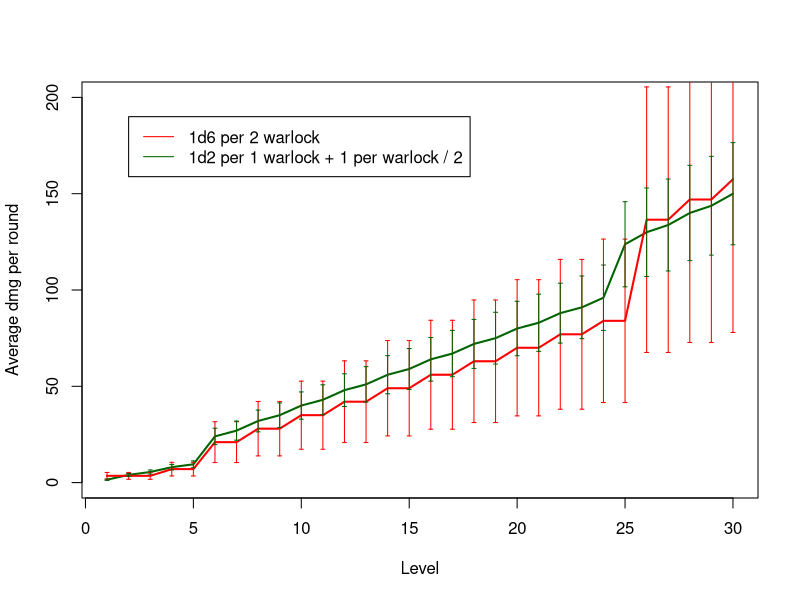
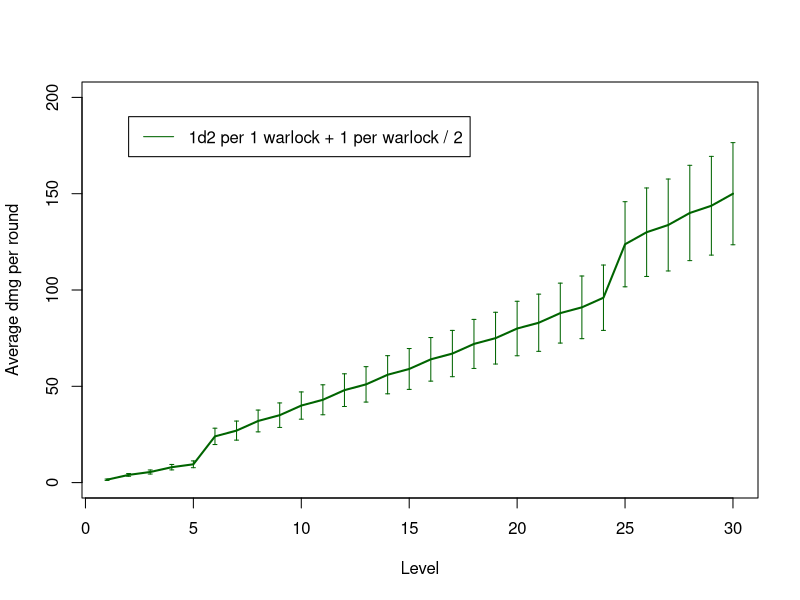
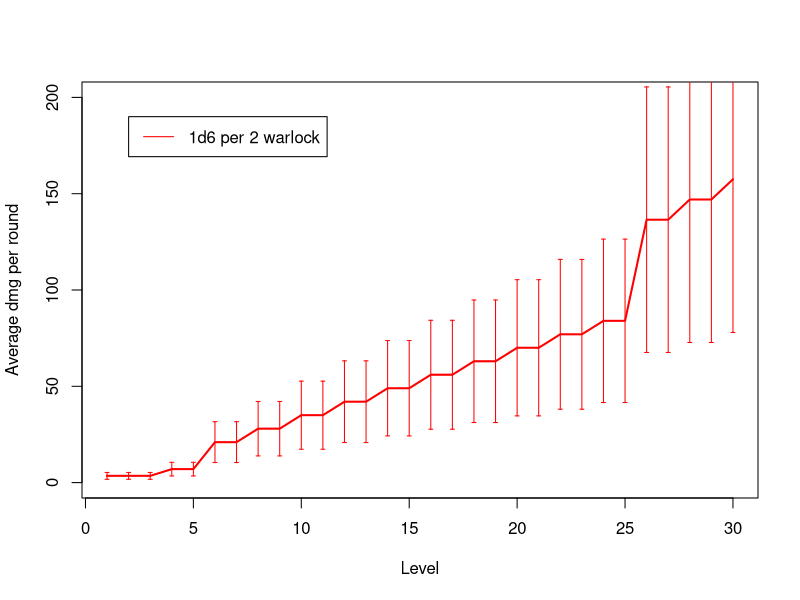
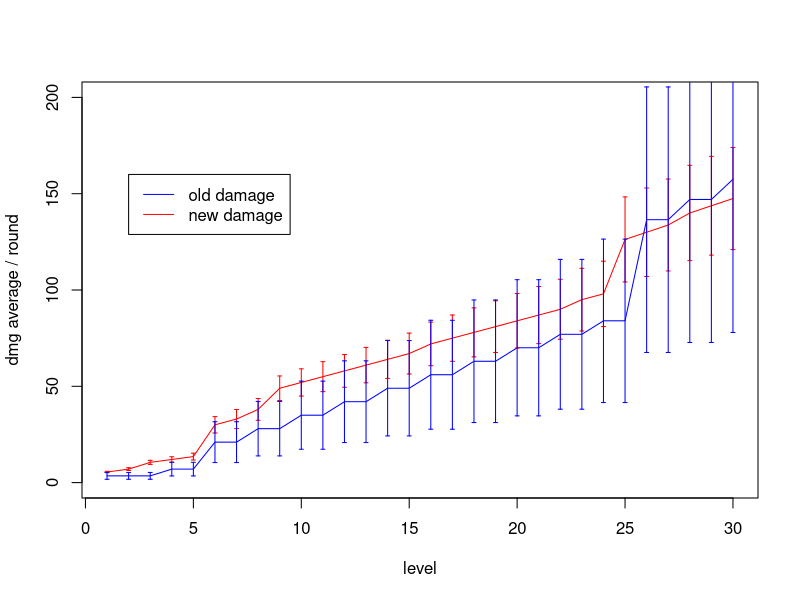
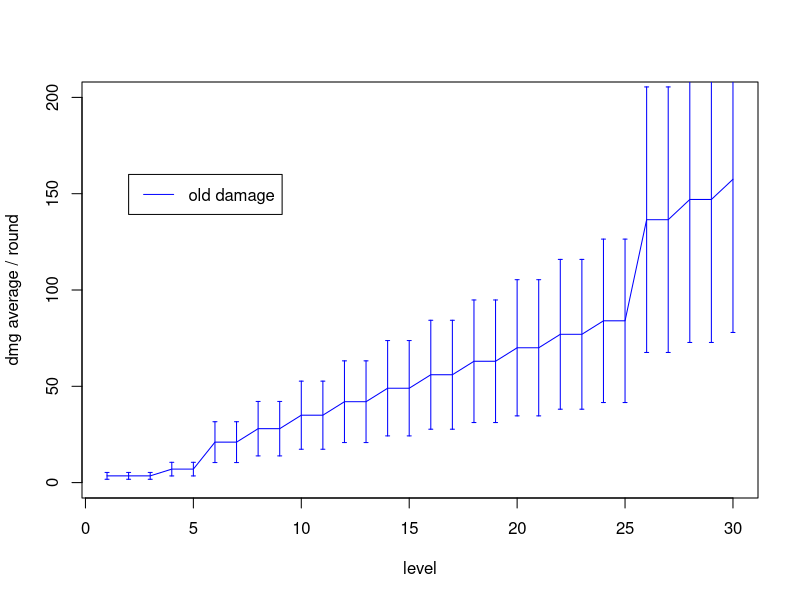
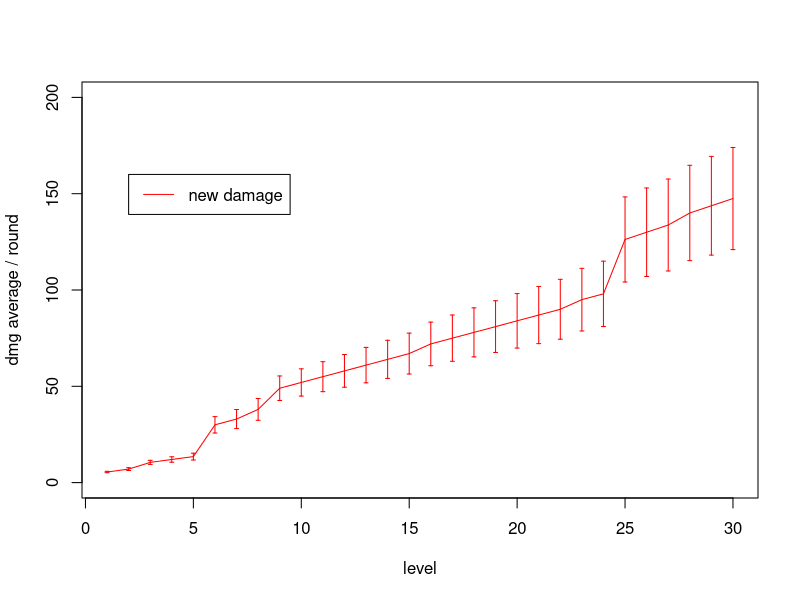
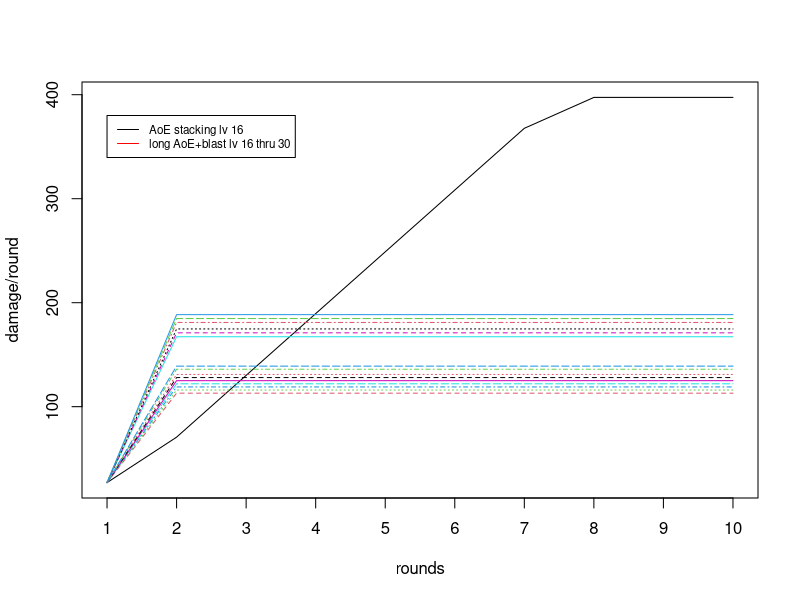
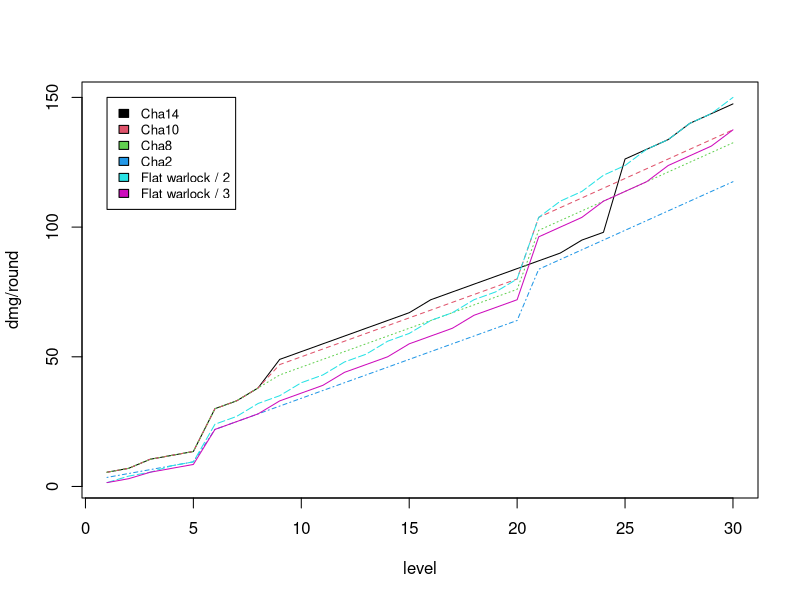

Reproduce these figures in R, in order.
level=c(1:30)

## Old damage
damage_old_min=1*trunc(level/2)
damage_old_min[1] <- 1
damage_old_min[26:30] <- damage_old_min[26:30]*1.5
damage_old_min[6:30] <-  damage_old_min[6:30]*2
damage_old_max=6*trunc(level/2)
damage_old_max[1] <- 6
damage_old_max[26:30] <- damage_old_max[26:30]*1.5
damage_old_max[6:30] <- damage_old_max[6:30]*2
damage_old_both=cbind(damage_old_min,damage_old_max)
damage_old_sd=apply(damage_old_both, 1, sd)
damage_old_average=(damage_old_min+damage_old_max)/2

## New with CHA
cha_mod=c(4,	4,	6,	6,	6,	6,	6,	7,	11,	11,	11,	11,	11,	11,	11,	12,	12,	12,	12,	12,	12,	12,	13,	13,	13,	13,	13,	14,	14,	14)
damage_new_min=1*level+cha_mod
damage_new_min[25:30] <- damage_new_min[25:30]*1.25
damage_new_min[6:30] <-  damage_new_min[6:30]*2
damage_new_max=2*level+cha_mod
damage_new_max[25:30] <- damage_new_max[25:30]*1.25
damage_new_max[6:30] <-  damage_new_max[6:30]*2
damage_new_both=cbind(damage_new_min,damage_new_max)
damage_new_sd=apply(damage_new_both, 1, sd)
damage_new_average=(damage_new_min+damage_new_max)/2

## New with flat 1/2
flat15=trunc(level/2)

damage_flat15_min=1*level+flat15
damage_flat15_min[25:30] <- damage_flat15_min[25:30]*1.25
damage_flat15_min[6:30] <-  damage_flat15_min[6:30]*2
damage_flat15_max=2*level+flat15
damage_flat15_max[25:30] <- damage_flat15_max[25:30]*1.25
damage_flat15_max[6:30] <-  damage_flat15_max[6:30]*2
damage_flat15_average=(damage_flat15_min+damage_flat15_max)/2
damage_flat15_both=cbind(damage_flat15_min,damage_flat15_max)
damage_flat15_sd=apply(damage_flat15_both, 1, sd)

## Matrix old and flat15
warlock_damages_new=data.frame(damage_flat15_average, damage_old_average)
colnames(warlock_damages_new) <- c("1d6 per 2 warlock", "1d2 per 1 warlock + 1 per warlock / 2")
matplot(level, ylim=c(0,200), warlock_damages_new, ylab="Average dmg per round", xlab="Level", type="l", lty="solid", col=c("darkgreen","red"), lwd=2.0)
legend(2, 190, legend=colnames(warlock_damages_new), lty=1, col=c("red","darkgreen"), cex=1)
arrows(level,damage_old_average-damage_old_sd/2,level,damage_old_average+damage_old_sd/2, code=3, length=0.02, angle = 90, col="red")
arrows(level,damage_flat15_average-damage_flat15_sd/2,level,damage_flat15_average+damage_flat15_sd/2, code=3, length=0.02, angle = 90, col="darkgreen")

plot(warlock_damages_new[,1], type="l", ylim=c(0,200), col="darkgreen", ylab="Average dmg per round", xlab="Level", lwd=2.0)
legend(2,190, lty=1, legend="1d2 per 1 warlock + 1 per warlock / 2", col="darkgreen", cex=1)
arrows(level,damage_flat15_average-damage_flat15_sd/2,level,damage_flat15_average+damage_flat15_sd/2, code=3, length=0.02, angle = 90, col="darkgreen")

plot(warlock_damages_new[,2], type="l", ylim=c(0,200), col="red", ylab="Average dmg per round", xlab="Level", lwd=2.0)
legend(2,190, lty=1, legend="1d6 per 2 warlock", col="red", cex=1)
arrows(level,damage_old_average-damage_old_sd/2,level,damage_old_average+damage_old_sd/2, code=3, length=0.02, angle = 90, col="red")


## Plots
plot(level,damage_new_average,type="l",col="red",ylim=c(0,200), ylab="dmg average / round")
lines(damage_old_average, col="blue")
arrows(level,damage_new_average-damage_new_sd/2,level,damage_new_average+damage_new_sd/2, code=3, length=0.02, angle = 90, col="red")
arrows(level,damage_old_average-damage_old_sd/2,level,damage_old_average+damage_old_sd/2, code=3, length=0.02, angle = 90, col="blue")
legend(2, 160, legend=c("old damage", "new damage"), lty=1, col=c("blue", "red")) 

plot(level,damage_old_average,type="l",col="blue",ylim=c(0,200), ylab="dmg average / round")
arrows(level,damage_old_average-damage_old_sd/2,level,damage_old_average+damage_old_sd/2, code=3, length=0.02, angle = 90, col="blue")
legend(2, 160, legend="old damage", lty=1, col="blue")


plot(level,damage_new_average,type="l",col="red",ylim=c(0,200), ylab="dmg average / round")
arrows(level,damage_new_average-damage_new_sd/2,level,damage_new_average+damage_new_sd/2, code=3, length=0.02, angle = 90, col="red")
legend(2, 160, legend="new damage", lty=1, col="red")


## Perilous flames and AoE stacking

AoE1=13.5+13.5
AoE2=AoE1+14+27*1.1
AoE3=AoE2+27*1.1+27*1.1
AoE4=AoE3+27*1.1+27*1.1
AoE5=AoE4+27*1.1+27*1.1
AoE6=AoE5+27*1.1+27*1.1
AoE7=AoE6+27*1.1+27*1.1
AoE8=AoE7+27*1.1
AoE9=AoE8
AoE10=AoE9

AoE=c(AoE1, AoE2, AoE3, AoE4, AoE5, AoE6, AoE7, AoE8, AoE9, AoE10)

## AoE stacking and Eldritch

eldritch_i = function(i){
  eldritch_i=damage_new_average[i]
  dmg <- AoE1 + 14 + eldritch_i
  return(dmg)
  }

eldritch_16thru30=eldritch_i(16:30)


e16=c(AoE1, rep(eldritch_16thru30[1],9))
e17=c(AoE1, rep(eldritch_16thru30[2],9))
e18=c(AoE1, rep(eldritch_16thru30[3],9))
e19=c(AoE1, rep(eldritch_16thru30[4],9))
e20=c(AoE1, rep(eldritch_16thru30[5],9))
e21=c(AoE1, rep(eldritch_16thru30[6],9))
e22=c(AoE1, rep(eldritch_16thru30[7],9))
e23=c(AoE1, rep(eldritch_16thru30[8],9))
e24=c(AoE1, rep(eldritch_16thru30[9],9))
e25=c(AoE1, rep(eldritch_16thru30[10],9))
e26=c(AoE1, rep(eldritch_16thru30[11],9))
e27=c(AoE1, rep(eldritch_16thru30[12],9))
e28=c(AoE1, rep(eldritch_16thru30[13],9))
e29=c(AoE1, rep(eldritch_16thru30[14],9))
e30=c(AoE1, rep(eldritch_16thru30[15],9))

rounds=1:10

?matplot
damage_rounds=data.frame(AoE, e16, e17, e18, e19, e20, e21, e22, e23, e24, e25, e26, e27, e28, e29, e30)
matplot(rounds, damage_rounds, type="l", ylab="damage/round", xaxt="n")
axis(1, rounds)
legend(1, 380, legend=c("AoE stacking lv 16","long AoE+blast lv 16 thru 30"), lty=1, col=c("black","red"), cex=0.7)



## Damage modifiers
cha10=c(4,	4,	6,	6,	6,	6,	6,	7,	10,	10,	10,	10,	10,	10,	10,	10,	10,	10,	10,	10,	10,	10,	10,	10,	10,	10,	10,	10,	10,	10)
cha8=c(4,	4,	6,	6,	6,	6,	6,	7,	8,	8,	8,	8,	8,	8,	8,	8,	8,	8,	8,	8,	8,	8,	8,	8,	8,	8,	8,	8,	8,	8)
cha2=rep(2,30)
flat10=trunc(level/3)
flat15=trunc(level/2)

## cha10
damage_cha10_min=1*level+cha10
damage_cha10_min[21:30] <- damage_cha10_min[21:30]*1.25
damage_cha10_min[6:30] <-  damage_cha10_min[6:30]*2
damage_cha10_max=2*level+cha10
damage_cha10_max[21:30] <- damage_cha10_max[21:30]*1.25
damage_cha10_max[6:30] <-  damage_cha10_max[6:30]*2
damage_cha10_average=(damage_cha10_min+damage_cha10_max)/2

## cha8
damage_cha8_min=1*level+cha8
damage_cha8_min[21:30] <- damage_cha8_min[21:30]*1.25
damage_cha8_min[6:30] <-  damage_cha8_min[6:30]*2
damage_cha8_max=2*level+cha8
damage_cha8_max[21:30] <- damage_cha8_max[21:30]*1.25
damage_cha8_max[6:30] <-  damage_cha8_max[6:30]*2
damage_cha8_average=(damage_cha8_min+damage_cha8_max)/2

## cha2
damage_cha2_min=1*level+cha2
damage_cha2_min[21:30] <- damage_cha2_min[21:30]*1.25
damage_cha2_min[6:30] <-  damage_cha2_min[6:30]*2
damage_cha2_max=2*level+cha2
damage_cha2_max[21:30] <- damage_cha2_max[21:30]*1.25
damage_cha2_max[6:30] <-  damage_cha2_max[6:30]*2
damage_cha2_average=(damage_cha2_min+damage_cha2_max)/2

## flat10
damage_flat10_min=1*level+flat10
damage_flat10_min[21:30] <- damage_flat10_min[21:30]*1.25
damage_flat10_min[6:30] <-  damage_flat10_min[6:30]*2
damage_flat10_max=2*level+flat10
damage_flat10_max[21:30] <- damage_flat10_max[21:30]*1.25
damage_flat10_max[6:30] <-  damage_flat10_max[6:30]*2
damage_flat10_average=(damage_flat10_min+damage_flat10_max)/2

## flat15
damage_flat15_min=1*level+flat15
damage_flat15_min[21:30] <- damage_flat15_min[21:30]*1.25
damage_flat15_min[6:30] <-  damage_flat15_min[6:30]*2
damage_flat15_max=2*level+flat15
damage_flat15_max[21:30] <- damage_flat15_max[21:30]*1.25
damage_flat15_max[6:30] <-  damage_flat15_max[6:30]*2
damage_flat15_average=(damage_flat15_min+damage_flat15_max)/2

## matrix
warlock_damages=data.frame(damage_new_average, damage_cha10_average, damage_cha8_average, damage_cha2_average, damage_flat15_average, damage_flat10_average)
colnames(warlock_damages) <- c("Cha14", "Cha10", "Cha8", "Cha2", "Flat warlock / 2", "Flat warlock / 3")

nn=ncol(warlock_damages)
matplot(level,warlock_damages, type="l", ylab="dmg/round")
legend(1, 150, colnames(warlock_damages),col=seq_len(nn),cex=0.8,fill=seq_len(nn))

## some important levels
barplot(as.matrix(warlock_damages[16,]), ylim=c(0,150), las=2, main="level 16")
barplot(as.matrix(warlock_damages[21,]), ylim=c(0,150), las=2, main="level 21")
barplot(as.matrix(warlock_damages[26,]), ylim=c(0,150), las=2, main="level 26")
barplot(as.matrix(warlock_damages[30,]), ylim=c(0,150), las=2, main="level 30")
